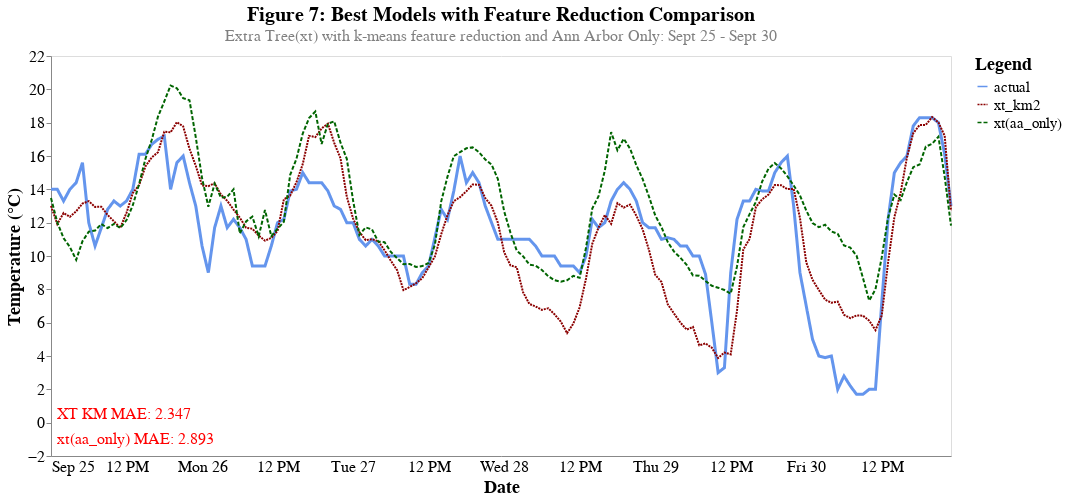

Notebook code for this chart:
### Code cell
domain = ['actual','xt_km2','xt(aa_only)']
range_ = ['cornflowerblue', 'darkred', 'darkgreen']

aa_models = res_zoom[domain].melt(ignore_index=False)
aa_models.reset_index(inplace=True)
line = alt.Chart(aa_models).mark_line().encode(
    x=alt.X('time:T', axis=alt.Axis(tickSize=0, title='Date'),),
    y=alt.Y('value:Q',title='Temperature (°C)'),
    color=alt.Color('variable:N', 
                    legend=alt.Legend(title='Legend'),
                    scale=alt.Scale(domain=domain, range=range_)),
    strokeDash=alt.StrokeDash('variable',legend=None),
    strokeWidth=alt.condition(
        "datum.variable == 'actual'",
        alt.value(3),
        alt.value(2))
)
    
text = alt.Chart({'values':[{'x': '2022-09-25 01:00:00', 'y': .5}]}).mark_text(
    text=f"XT KM MAE: {mae_dict['xt_km2']}",
    color='red',
    size=16,
    align='left'
).encode(x='x:T', y='y:Q')

text2 = alt.Chart({'values':[{'x': '2022-09-25 01:00:00', 'y': -1}]}).mark_text(
    text=f"xt(aa_only) MAE: {mae_dict['xt(aa_only)']}",
    color='red',
    size=16,
    align='left'
).encode(x='x:T', y='y:Q')

(line+text+text2).properties(
    height=400,
    width=900,
    title={
      "text": ['Figure 7: Best Models with Feature Reduction Comparison'], 
      "subtitle": ["Extra Tree(xt) with k-means feature reduction and Ann Arbor Only: Sept 25 - Sept 30"],
      "color": "black",
      "subtitleColor": "gray"
    }
).configure_axis(
  grid = False,
  labelFontSize=16,
  titleFontSize=18
).configure_legend(
titleFontSize=18,
labelFontSize=15
).configure_title(
    fontSize=20,
    subtitleFontSize=16
)

### Figure 1 — Vega-Lite specification as saved in the notebook (floating-point values rounded to 4 significant figures; data arrays with more than 128 entries replaced by an {"elided": "..."} marker saying what was removed)
{"config": {"view": {"continuousWidth": 400, "continuousHeight": 300}, "axis": {"grid": false, "labelFontSize": 16, "titleFontSize": 18}, "legend": {"labelFontSize": 15, "titleFontSize": 18}, "title": {"fontSize": 20, "subtitleFontSize": 16}}, "layer": [{"data": {"name": "data-b9218fb63c000b5e94c805dfdfff56b9"}, "mark": "line", "encoding": {"color": {"field": "variable", "legend": {"title": "Legend"}, "scale": {"domain": ["actual", "xt_km2", "xt(aa_only)"], "range": ["cornflowerblue", "darkred", "darkgreen"]}, "type": "nominal"}, "strokeDash": {"field": "variable", "legend": null, "type": "nominal"}, "strokeWidth": {"condition": {"value": 3, "test": "datum.variable == 'actual'"}, "value": 2}, "x": {"axis": {"tickSize": 0, "title": "Date"}, "field": "time", "type": "temporal"}, "y": {"field": "value", "title": "Temperature (°C)", "type": "quantitative"}}}, {"data": {"name": "data-5ef255f9ea1afd6c813ee055d7fdb67a"}, "mark": {"type": "text", "align": "left", "color": "red", "size": 16, "text": "XT KM MAE: 2.347"}, "encoding": {"x": {"field": "x", "type": "temporal"}, "y": {"field": "y", "type": "quantitative"}}}, {"data": {"name": "data-af46672e9b2ce8c4cee0497f50cf9418"}, "mark": {"type": "text", "align": "left", "color": "red", "size": 16, "text": "xt(aa_only) MAE: 2.893"}, "encoding": {"x": {"field": "x", "type": "temporal"}, "y": {"field": "y", "type": "quantitative"}}}], "height": 400, "title": {"text": ["Figure 7: Best Models with Feature Reduction Comparison"], "subtitle": ["Extra Tree(xt) with k-means feature reduction and Ann Arbor Only: Sept 25 - Sept 30"], "color": "black", "subtitleColor": "gray"}, "width": 900, "$schema": "https://vega.github.io/schema/vega-lite/v4.17.0.json", "datasets": {"data-b9218fb63c000b5e94c805dfdfff56b9": {"elided": "432 records"}, "data-5ef255f9ea1afd6c813ee055d7fdb67a": [{"x": "2022-09-25 01:00:00", "y": 0.5}], "data-af46672e9b2ce8c4cee0497f50cf9418": [{"x": "2022-09-25 01:00:00", "y": -1}]}}
